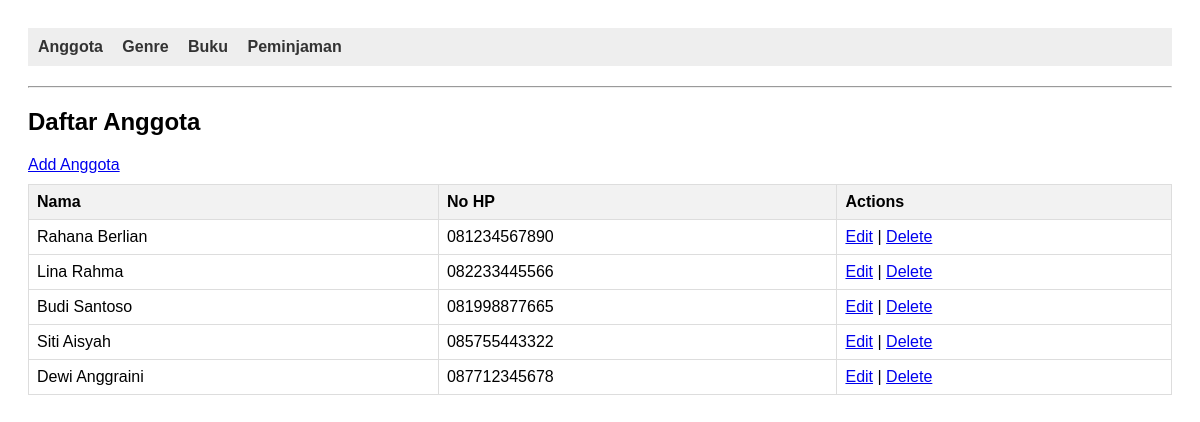
The app's page /Project/index.php with its own data.
### tables this page shows
CREATE TABLE `anggota` (
  `id_anggota` int(11) NOT NULL,
  `nama_anggota` varchar(100) NOT NULL,
  `no_hp` varchar(15) DEFAULT NULL
);

### Project/models/Anggota.php (called while the page is built, shortened)
<?php
require_once 'config/Database.php';
class Anggota
{
    private $conn;
    private $table = 'anggota';
    public function __construct()
    {
        $database = new Database();
        $this->conn = $database->getConnection();
    }
    public function getAll()
    {
        $query = 'SELECT * FROM ' . $this->table . ' ORDER BY id_anggota ASC';
        $stmt = $this->conn->prepare($query);
        $stmt->execute();
        return $stmt->fetchAll(PDO::FETCH_ASSOC);
    }
}

### Project/config/Database.php (called while the page is built, shortened)
<?php
class Database
{
    private $host = "localhost";
    private $database = "mvvm_db";
    private $username = "root";
    private $password = "";
    public function getConnection()
    {
        $this->conn = null;
        try {
            $this->conn = new PDO("mysql:host=" . $this->host . ";dbname=" . $this->database, $this->username, $this->password);
            $this->conn->setAttribute(PDO::ATTR_ERRMODE, PDO::ERRMODE_EXCEPTION);
        } catch (PDOException $exception) {
            echo "Connection error: " . $exception->getMessage();
        }
        return $this->conn;
    }
}

### Project/viewmodels/AnggotaViewModel.php (called while the page is built, shortened)
<?php
require_once 'models/Anggota.php';
class AnggotaViewModel
{
    private $anggota;
    public function __construct()
    {
        $this->anggota = new Anggota();
    }
    public function getAnggotaList()
    {
        return $this->anggota->getAll();
    }
}

### Project/views/anggota_list.php (the view)
<?php
require_once 'views/template/header.php';
?>
<h2 class="mt-4">Daftar Anggota</h2>
<a href="index.php?entity=anggota&action=add" class="">Add Anggota</a>
<table class="w-full border">
    <tr>
        <th>Nama</th>
        <th>No HP</th>
        <th>Actions</th>
    </tr>
    <?php foreach ($anggotaList as $anggota): ?>
        <tr>
            <td class="border px-4 py-2"><?php echo htmlspecialchars($anggota['nama_anggota']); ?></td>
            <td class="border px-4 py-2"><?php echo htmlspecialchars($anggota['no_hp']); ?></td>
            <td class="border px-4 py-2">
                <a href="index.php?entity=anggota&action=edit&id=<?php echo $anggota['id_anggota']; ?>">Edit</a>
                |
                <a href="index.php?entity=anggota&action=delete&id=<?php echo $anggota['id_anggota']; ?>"
                    onclick="return confirm('Hapus anggota ini?');">Delete</a>
            </td>
        </tr>
    <?php endforeach; ?>
</table>
<?php
require_once 'views/template/footer.php';
?>

### Project/views/template/header.php (style rules this page uses)
body { font-family: sans-serif; padding: 20px; }
table { border-collapse: collapse; width: 100%; margin-top: 10px; }
th, td { border: 1px solid #ddd; padding: 8px; text-align: left; }
th { background-color: #f2f2f2; }

### records on screen
anggota: nama_anggota "Rahana Berlian", no_hp "081234567890"
anggota: nama_anggota "Lina Rahma", no_hp "082233445566"
anggota: nama_anggota "Budi Santoso", no_hp "081998877665"
anggota: nama_anggota "Siti Aisyah", no_hp "085755443322"
anggota: nama_anggota "Dewi Anggraini", no_hp "087712345678"
